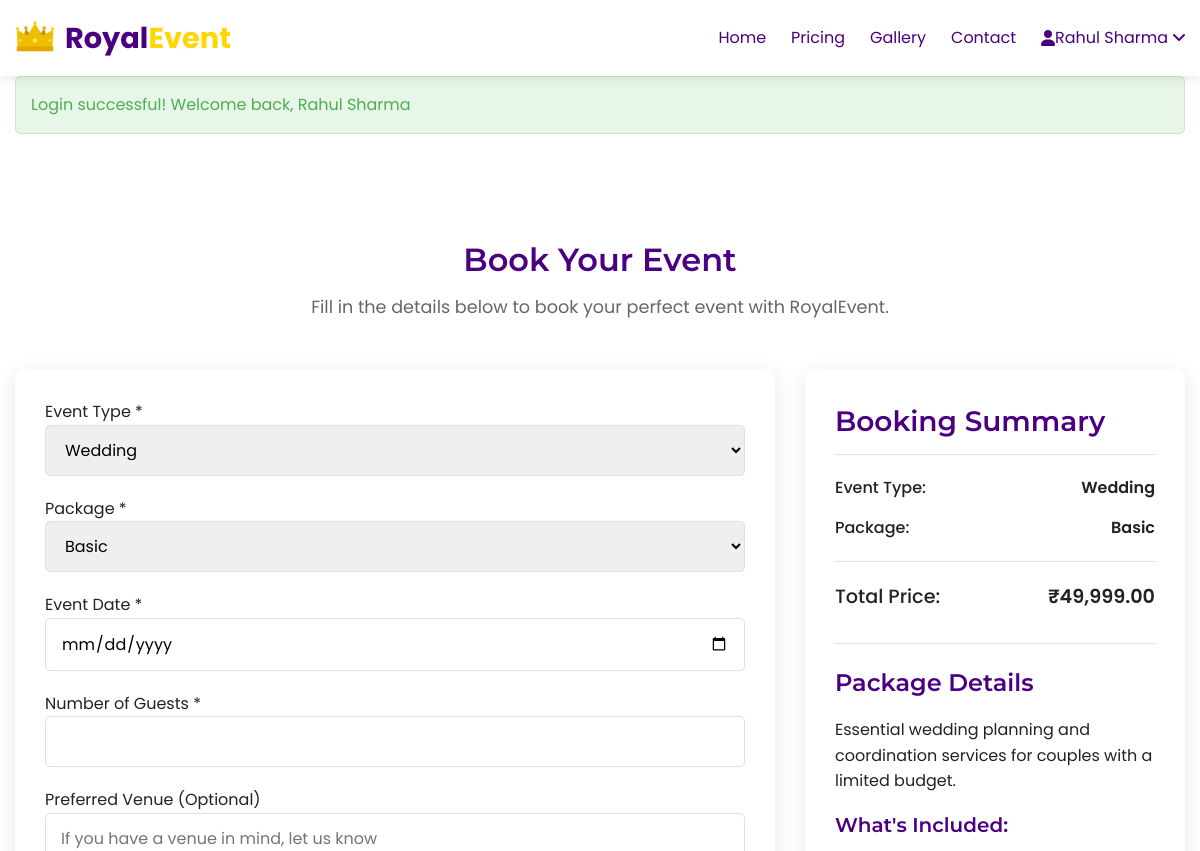
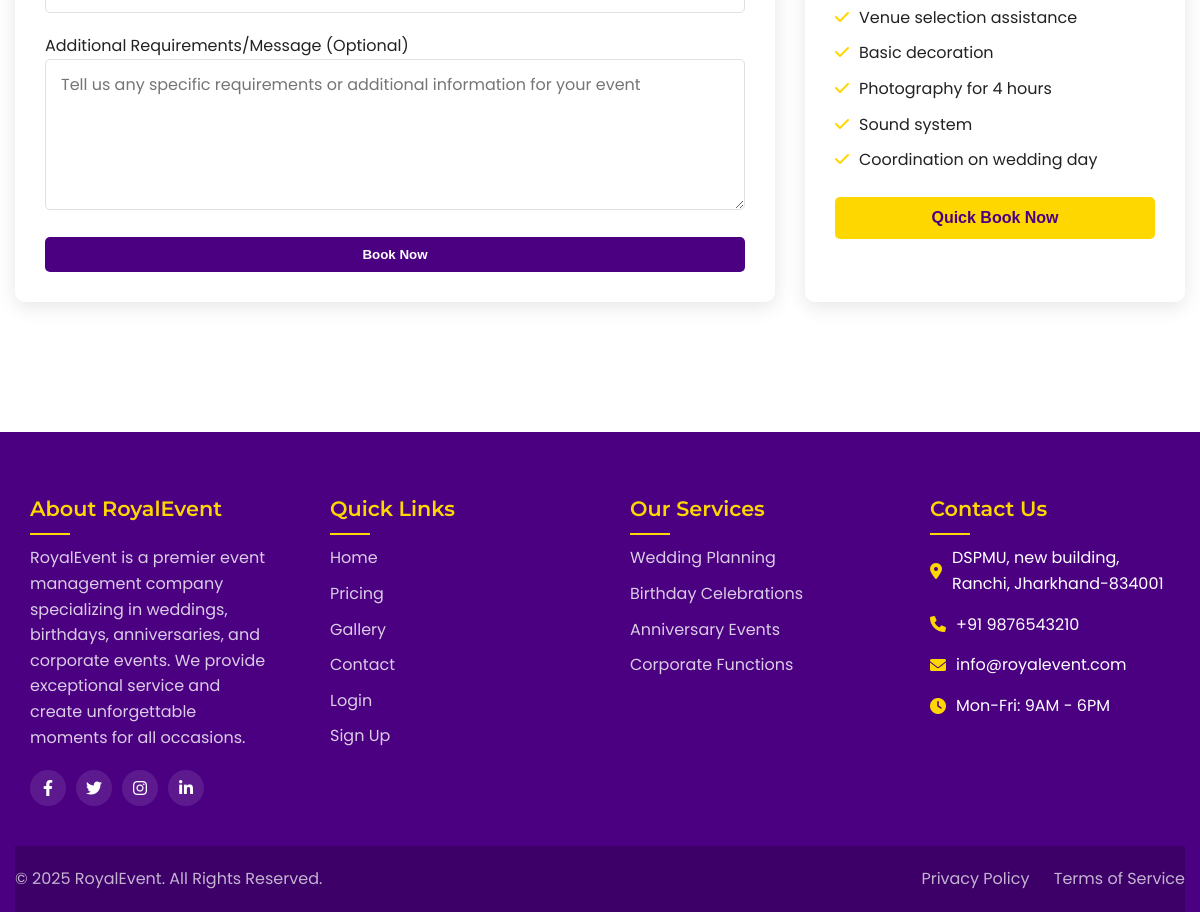
The app's page /booking.php?type=Wedding&plan=Basic (signed in) with its own data (2 pictures, top to bottom).
### tables this page shows
CREATE TABLE IF NOT EXISTS `pricing` (
  `id` int(11) NOT NULL AUTO_INCREMENT,
  `event_type` varchar(50) NOT NULL,
  `plan` varchar(50) NOT NULL,
  `price` decimal(10,2) NOT NULL,
  `description` text NOT NULL,
  `features` text NOT NULL,
  `duration` varchar(50) DEFAULT NULL,
  `created_at` timestamp NOT NULL DEFAULT CURRENT_TIMESTAMP,
  `updated_at` timestamp NOT NULL DEFAULT CURRENT_TIMESTAMP ON UPDATE CURRENT_TIMESTAMP,
  PRIMARY KEY (`id`)
);

### booking.php (the view, shortened to what this page needs)
<?php
include 'includes/header.php';
$event_type = isset($_GET['type']) ? clean_input($_GET['type']) : '';
$plan = isset($_GET['plan']) ? clean_input($_GET['plan']) : '';
$valid_event_types = get_event_types();
$valid_plans = get_plan_types();
$price = 0;
if (!empty($event_type) && !empty($plan)) {
    $price = get_event_price($event_type, $plan);
}
$sql = "SELECT * FROM pricing WHERE event_type = '$event_type' AND plan = '$plan'";
$result = mysqli_query($conn, $sql);
$pricing_details = mysqli_fetch_assoc($result);
?>
<section class="section">
    <div class="container">
        <div class="section-title">
            <h2>Book Your Event</h2>
            <p>Fill in the details below to book your perfect event with RoyalEvent.</p>
        </div>
        <div class="booking-container">
            <div class="booking-form">
                <form action="<?php echo htmlspecialchars($_SERVER['PHP_SELF']); ?>" method="POST" class="needs-validation">
                    <div class="form-group">
                        <label for="event_type">Event Type *</label>
                        <select name="event_type" id="event_type" class="form-control" required>
                            <?php foreach ($valid_event_types as $type): ?>
                                <option value="<?php echo $type; ?>" <?php echo ($event_type == $type) ? 'selected' : ''; ?>><?php echo $type; ?></option>
                            <?php endforeach; ?>
                        </select>
                    </div>
                    <div class="form-group">
                        <label for="plan">Package *</label>
                        <select name="plan" id="plan" class="form-control" required>
                            <?php foreach ($valid_plans as $p): ?>
                                <option value="<?php echo $p; ?>" <?php echo ($plan == $p) ? 'selected' : ''; ?>><?php echo $p; ?></option>
                            <?php endforeach; ?>
                        </select>
                    </div>
                    <div class="form-group">
                        <label for="event_date">Event Date *</label>
                        <input type="date" name="event_date" id="event_date" class="form-control" required>
                    </div>
                    <div class="form-group">
                        <label for="guest_count">Number of Guests *</label>
                        <input type="number" name="guest_count" id="guest_count" class="form-control" min="1" required>
                    </div>
                    <div class="form-group">
                        <label for="venue">Preferred Venue (Optional)</label>
                        <input type="text" name="venue" id="venue" class="form-control" placeholder="If you have a venue in mind, let us know">
                    </div>
                    <div class="form-group">
                        <label for="message">Additional Requirements/Message (Optional)</label>
                        <textarea name="message" id="message" class="form-control" rows="5" placeholder="Tell us any specific requirements or additional information for your event"></textarea>
                    </div>
                    <button type="submit" class="btn btn-primary btn-block">Book Now</button>
                </form>
            </div>
            <div class="booking-summary">
                <h3>Booking Summary</h3>
                <div id="booking-details">
                    <?php if (!empty($event_type) && !empty($plan) && $price > 0): ?>
                        <div class="summary-item">
                            <div class="summary-label">Event Type:</div>
                            <div class="summary-value"><?php echo $event_type; ?></div>
                        </div>
                        <div class="summary-item">
                            <div class="summary-label">Package:</div>
                            <div class="summary-value"><?php echo $plan; ?></div>
                        </div>
                        <div class="summary-item summary-total">
                            <div class="summary-label">Total Price:</div>
                            <div class="summary-value" id="price_display"><?php echo format_price($price); ?></div>
                        </div>
                        <?php if (isset($pricing_details) && !empty($pricing_details)): ?>
                            <div class="package-details">
                                <h4>Package Details</h4>
                                <p><?php echo $pricing_details['description']; ?></p>
                                <h5>What's Included:</h5>
                                <ul class="feature-list">
                                    <?php
                                    $features = explode(",", $pricing_details['features']);
                                    foreach ($features as $feature):
                                    ?>
                                        <li><i class="fas fa-check"></i> <?php echo trim($feature); ?></li>
                                    <?php endforeach; ?>
                                </ul>
                            </div>
                            <form action="" method="POST" class="mt-4">
                                <button type="submit" class="btn btn-secondary btn-block">Quick Book Now</button>
                            </form>
                        <?php endif; ?>
                    <?php else: ?>
                        <div class="alert alert-info">
                            Please select an event type and package to see the booking summary.
                        </div>
                    <?php endif; ?>
                </div>
            </div>
        </div>
    </div>
</section>
<?php include 'includes/footer.php'; ?>

### assets/css/style.css (style rules this page uses)
* { margin: 0; padding: 0; box-sizing: border-box; }
:root { --primary-color: #4B0082; --secondary-color: #FFD700; --light-color: #FFFFFF; --dark-color: #222222; --gray-color: #F5F5F5; --border-color: #E0E0E0; --success-color: #4CAF50; --error-color: #F44336; --warning-color: #FF9800; --info-color: #2196F3; }
body { font-family: 'Poppins', sans-serif; font-size: 16px; line-height: 1.6; color: var(--dark-color); background-color: var(--light-color); }
.container { width: 100%; max-width: 1200px; margin: 0 auto; padding: 0 15px; }
h1, h2, h3, h4, h5, h6 { font-family: 'Montserrat', sans-serif; font-weight: 600; margin-bottom: 1rem; color: var(--primary-color); }
h2 { font-size: 2rem; }
h3 { font-size: 1.75rem; }
h4 { font-size: 1.5rem; }
h5 { font-size: 1.25rem; }
p { margin-bottom: 1rem; }
.btn { display: inline-block; padding: 10px 20px; border-radius: 5px; font-weight: 500; text-align: center; cursor: pointer; transition: all 0.3s ease; border: none; outline: none; }
.btn-primary { background-color: var(--primary-color); color: var(--light-color); }
.btn-secondary { background-color: var(--secondary-color); color: var(--dark-color); }
.btn-block { display: block; width: 100%; }
.section { padding: 80px 0; }
.section-title { text-align: center; margin-bottom: 3rem; }
.section-title h2 { margin-bottom: 0.5rem; }
.section-title p { font-size: 1.1rem; color: #666; max-width: 800px; margin: 0 auto; }
.form-group { margin-bottom: 20px; }
.form-control { width: 100%; padding: 12px 15px; border: 1px solid var(--border-color); border-radius: 5px; font-family: 'Poppins', sans-serif; font-size: 1rem; transition: all 0.3s ease; }
textarea.form-control { resize: vertical; min-height: 120px; }
.booking-container { display: grid; grid-template-columns: 2fr 1fr; gap: 30px; }
.booking-form { background-color: var(--light-color); border-radius: 10px; box-shadow: 0 5px 20px rgba(0, 0, 0, 0.1); padding: 30px; }
.booking-summary { background-color: var(--light-color); border-radius: 10px; box-shadow: 0 5px 20px rgba(0, 0, 0, 0.1); padding: 30px; position: sticky; top: 100px; }
.booking-summary h3 { margin-bottom: 20px; padding-bottom: 10px; border-bottom: 1px solid var(--border-color); }
.summary-item { display: flex; justify-content: space-between; margin-bottom: 15px; }
.summary-label { font-weight: 500; }
.summary-value { font-weight: 600; }
.summary-total { margin-top: 20px; padding-top: 20px; border-top: 1px solid var(--border-color); font-size: 1.2rem; }

### booking.php (style rules this page uses)
.feature-list { list-style: none; padding: 0; margin: 15px 0; }
.feature-list li { margin-bottom: 10px; display: flex; align-items: flex-start; }
.feature-list li i { color: var(--secondary-color); margin-right: 10px; margin-top: 4px; }
.package-details { margin-top: 30px; padding-top: 20px; border-top: 1px solid var(--border-color); }
.package-details h4 { margin-bottom: 15px; }
.package-details h5 { margin: 15px 0 10px; }
.package-details p { margin-bottom: 15px; }
.mt-4 { margin-top: 1.5rem; }
.btn-primary, .btn-secondary { font-weight: 600; transition: all 0.3s ease; }
.btn-secondary { background-color: var(--secondary-color); color: var(--primary-color); }
.booking-summary .btn-block { padding: 12px; font-size: 1rem; border-radius: 5px; margin-top: 15px; }

### records on screen
pricing: price "₹49,999.00", description "Essential wedding planning and coordination services for couples with a limited budget.", features "Venue selection assistance", features "Basic decoration", features "Photography for 4 hours", features "Sound system", features "Coordination on wedding day"

### other values on screen
$_SESSION['user_name'] "Rahul Sharma"
$message "Login successful! Welcome back, Rahul Sharma"
$event_type "Wedding"
$plan "Basic"
form field event_type "Wedding"
form field plan "Basic"
